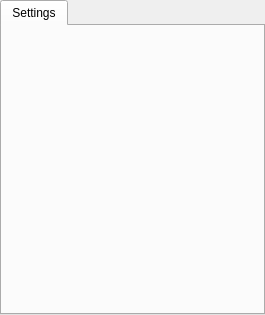
<?xml version="1.0" encoding="UTF-8"?>
<ui version="4.0">
 <class>DebugSettingsWidget</class>
 <widget class="QWidget" name="DebugSettingsWidget">
  <property name="geometry">
   <rect>
    <x>0</x>
    <y>0</y>
    <width>265</width>
    <height>315</height>
   </rect>
  </property>
  <property name="windowTitle">
   <string>Form</string>
  </property>
  <layout class="QVBoxLayout" name="verticalLayout_2">
   <property name="leftMargin">
    <number>0</number>
   </property>
   <property name="topMargin">
    <number>0</number>
   </property>
   <property name="rightMargin">
    <number>0</number>
   </property>
   <property name="bottomMargin">
    <number>0</number>
   </property>
   <item>
    <widget class="QTabWidget" name="tabWidget">
     <property name="currentIndex">
      <number>0</number>
     </property>
     <widget class="QWidget" name="tab">
      <attribute name="title">
       <string>Settings</string>
      </attribute>
      <layout class="QVBoxLayout" name="verticalLayout"/>
     </widget>
    </widget>
   </item>
  </layout>
 </widget>
 <resources/>
 <connections/>
</ui>
